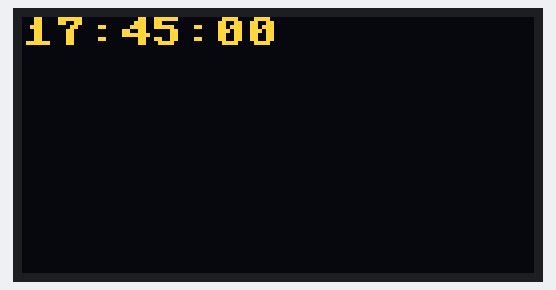
Recording of a program running on a simulated ESP32 board running MicroPython. Shown: 128×64 one-colour display. The OLED is the two-colour kind (top 16 rows yellow); the clock reads 2024-03-15 10:24:30 at power-on unless the program sets it; library files of the repository ran but are not shown: ds3231.py, ssd1306.py.

Above: at 0.1 s.
At 4.2 s:
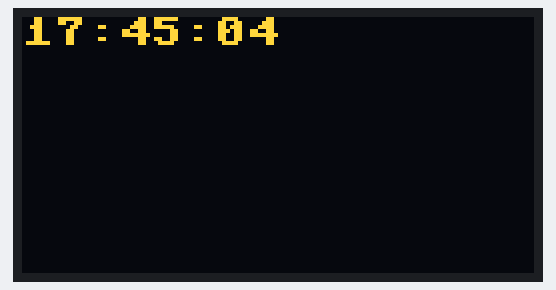
At 11.4 s:
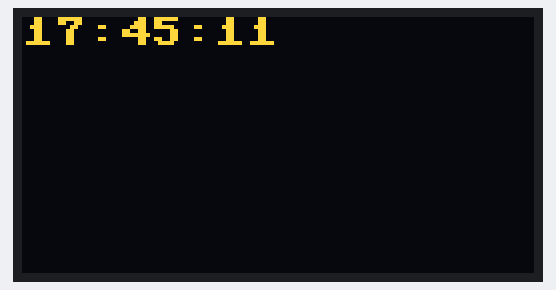
At 18.6 s:
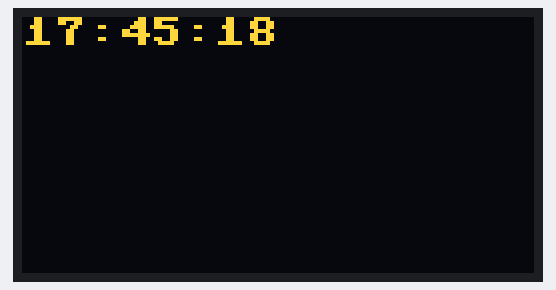
At 28.8 s:
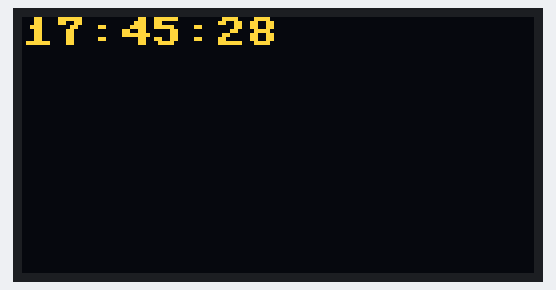
At 38.0 s:
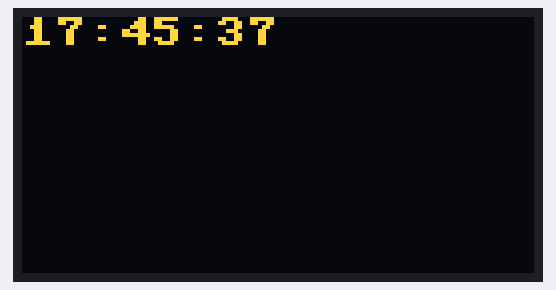

Measured:
- what the display in image 1 shows lasts 1.0 s, from 4.2 s to 5.2 s

The program:

6.py
```python
import ds3231
import time
from machine import Pin, SoftI2C
from ssd1306 import SSD1306_I2C

i2c = SoftI2C(sda = Pin(4), scl = Pin(5), freq = 400000)
oled = SSD1306_I2C(128, 64, i2c)

rtc = ds3231.RTC(sda_pin = 21, scl_pin = 22)
rtc.SetTime(hours= 17, minutes= 45, seconds= 0, weekday= 2, day= 22, month= 10, year= 23)

while True:
    time_ds3231 = rtc.ReadTime("time")

    oled.fill(0)
    oled.text(str(time_ds3231), 0, 0)
    oled.show()

    time.sleep(1)
```
